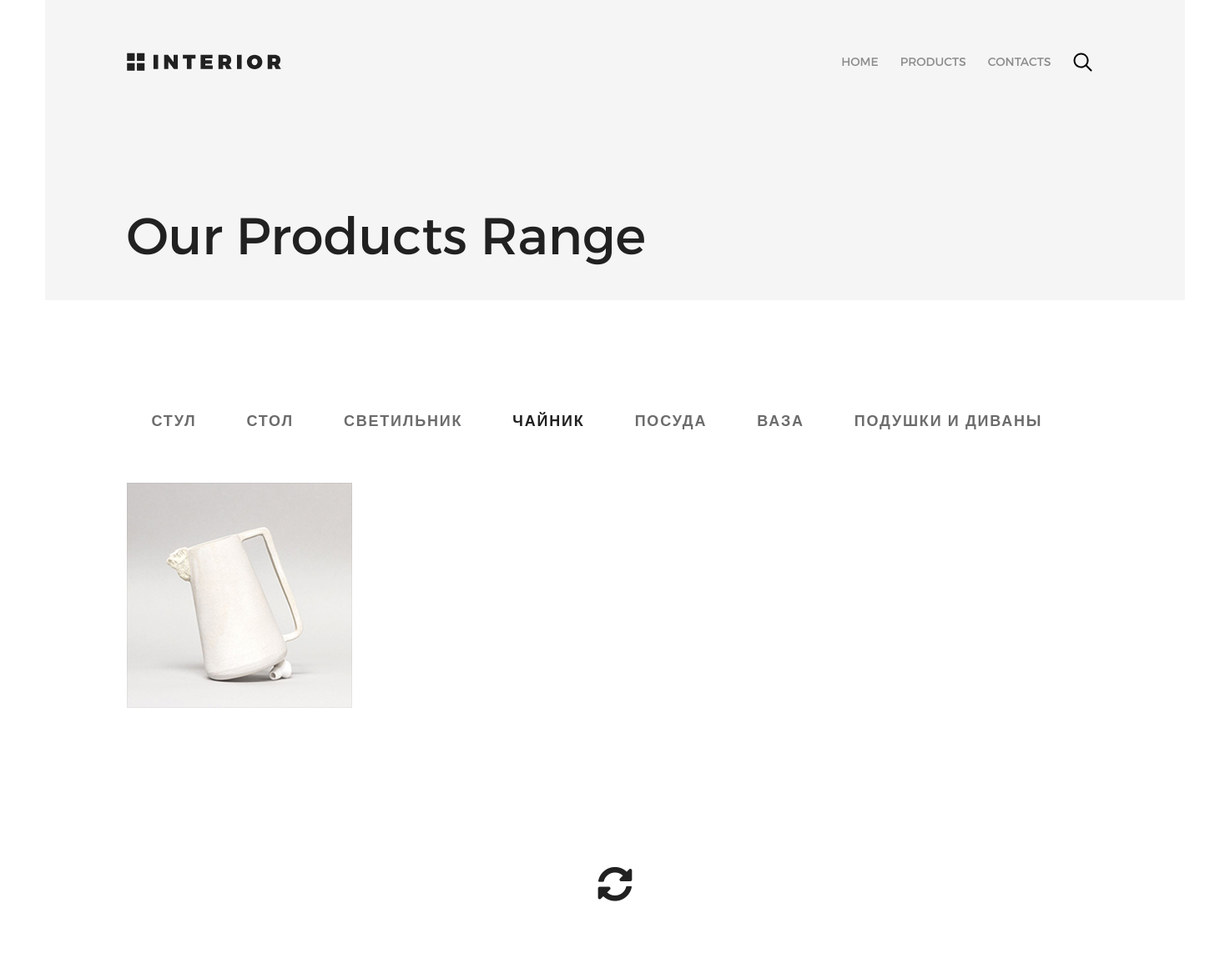
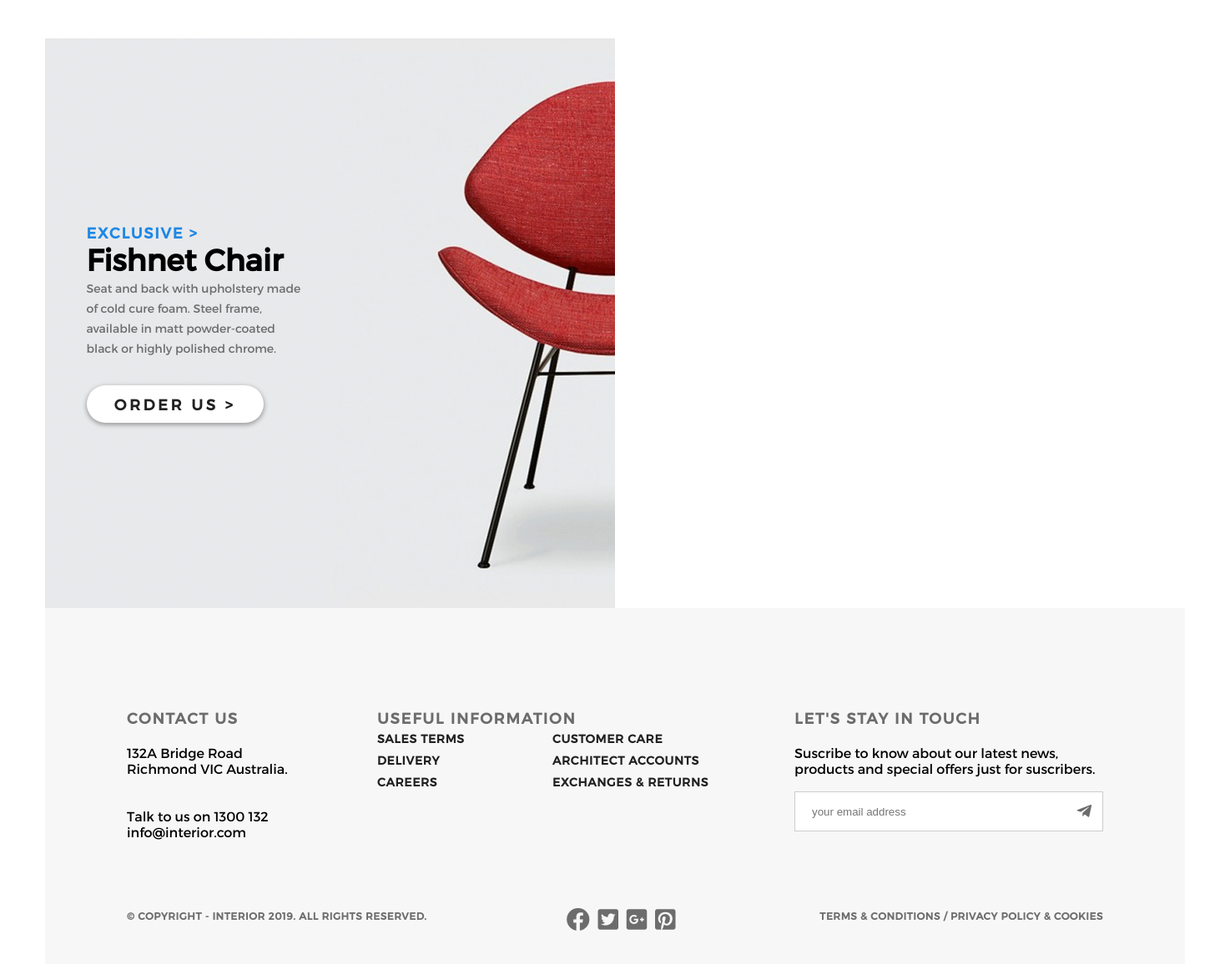
/products/4/, run on the app's committed database (2 pictures, top to bottom).
### mainapp/models.py (models this page shows, shortened)
class CategoryProducts(models.Model):
    name = models.CharField(verbose_name='имя категории', max_length=128, unique=True)
    description = models.TextField(verbose_name='описание', blank=True)

class Product(models.Model):
    category = models.ForeignKey(CategoryProducts, on_delete=models.CASCADE)
    name = models.CharField(verbose_name='имя продукта', max_length=128, unique=True)
    image = models.ImageField(upload_to='products_images', blank=True)
    description = models.TextField(verbose_name='описание товара', blank=True)
    min_des = models.TextField(verbose_name='краткое описание', blank=True)
    price = models.DecimalField(verbose_name='цена', max_digits=8, decimal_places=2, default=0)
    quantity = models.PositiveIntegerField(verbose_name='кол-во', default=0)
    mark = models.CharField(verbose_name='маркер', max_length=128, blank=True)

### mainapp/views.py (the view)
def products(request, pk=None):
    if pk != None:
        pk = int(pk)
        pk_ctg = CategoryProducts.objects.get(pk=pk)
        products_ctg = Product.objects.filter(category=pk_ctg)
    else:
        products_ctg = Product.objects.all()
    context = {
        'title': 'Продукты',
        "list_menu": MENU,
        'product_list_menu': product_type,
        'products_ctg': products_ctg,
    }
    return render(request, 'mainapp/products.html', context=context)

### mainapp/templates/mainapp/products.html
{% extends 'mainapp/base.html' %}
{% load staticfiles %}
{% block content %}
	<div class="shelf shelf1 shelf__max our_products_range">
		<div class="poster padding-site">
			<header class="title">
				{% include 'mainapp/includes/inc_menu.html' %}
			</header>
		</div>
		<div class="poster__content poster__content2">
			<p class="headline__title headline__max">Our Products Range</p>
		</div>
	</div>
	<div class="shelf shelf2 shelf__min">
		<div class="menu__shelf__min">
			{% include 'mainapp/includes/inc_menu_product.html' %}
		</div>
			<div class="products">
				{% for product in products_ctg %}
					<a href="{% url 'mainapp:product' %}" class="product__normal" style="background-image: url(/media/{{product.image}}); background-repeat:no-repeat;"></a>
				{% endfor %}
			</div>
		<p class="fa-sync-alt__p"><a href="#"><i class="fas fa-sync-alt"></i></a></p>
	</div>
	<div class="shelf shelf3 shelf__max2">
		<div class="product__max" style="background-image: url(/static/img/promo-img1.png);">
			<div class="poster__normal__content">
				<p class="mark mark-blue">EXCLUSIVE ></p>
				<p class="headline__normal">Fishnet Chair</p>
				<p class="info">Seat and back with upholstery made of cold cure foam. Steel frame, available in matt powder-coated black or highly polished chrome.</p>
				<a href="{% url 'mainapp:product' %}" class="button">ORDER US > </a>
			</div>
		</div>
	</div>
{% endblock %}

### mainapp/templates/mainapp/includes/inc_menu_product.html
{% load staticfiles %}
{% block menu_product %}
    <ul class="menu">
        {% for menu_li in product_list_menu %}
            <li><a href="{% url 'mainapp:products_url:category' menu_li.pk %}" class="menu__product1
            {% if menu_li.pk == request.resolver_match.kwargs.pk %}
            active__link1
            {% endif %}">
                {{menu_li.name}}
            </a></li>
        {% endfor %}
    </ul>
{% endblock %}

### static/css/style.css (style rules this page uses)
* { margin:0; padding:0 }
html { height:100% }
body { height:100%; font-family:Montserrat, sans-serif }
.shelf { display:flex; flex-wrap:wrap; justify-content:space-between; margin-bottom:120px }
.shelf:nth-last-child(1) { margin-bottom:0 }
.menu__shelf__min { display:flex; justify-content:space-between; align-items:center; height:49px; width:1171px; padding-bottom:50px }
.shelf__max { width:1366px; height:800px; display:flex; flex-direction:column; justify-content:space-between }
.shelf__min { padding:0 98px }
.poster__content { padding-left:98px; margin-top:15%; width:458px }
.poster__normal__content { width:259px; padding-left:50px }
.product__max { display:flex; flex-direction:column; justify-content:center; width:683px; height:683px }
.product__normal { display:block; margin-bottom:30px; width:370px; height:370px }
.headline__normal { text-decoration:none; font-weight:700; height:25px; font-size:36px }
.menu { list-style-type:none; display:flex }
.mark { font-size:18px; font-weight:700; text-transform:uppercase; letter-spacing:1.8px }
.mark-blue { color:#1e88e5 }
.headline__max { color:#212121; font-size:62px; font-weight:100; text-transform:uppercase; letter-spacing:-3.6px }
.info { color:#6c6c6c; font-size:14px; font-weight:300; margin-bottom:32px; margin-top:20px; line-height:24px }
.button { font-size:18px; font-weight:700; text-transform:uppercase; color:#212121; letter-spacing:3.6px; box-shadow:0 2px 5px 1px rgba(33,33,33,.35); border-radius:23px; background-color:#fff; width:212px; height:45px; display:block; text-align:center; line-height:45px; text-decoration:none }
.padding-site { padding-left:98px; padding-right:98px }
.title { width:1170px; display:flex; justify-content:space-between; padding-top:63px }
.products { width:100%; display:flex; justify-content:space-between; flex-wrap:wrap }
.our_products_range { background-color:#f5f5f5; height:360px }
.headline__title { text-transform:none; letter-spacing:0; line-height:72px; font-size:62px; font-weight:250 }
.poster__content2 { text-transform:none; margin-top:128px; margin-bottom:44px; width:100% }
.fa-sync-alt__p { width:100%; text-align:center; margin-top:60px }
.fa-sync-alt { color:#212121; font-size:42px }
.menu__product1 { padding:0 30px; text-decoration:none; color:#6c6c6c; font-size:18px; font-weight:700; text-transform:uppercase; letter-spacing:1.8px; border-bottom:none }
.active__link1 { color:#212121 }

### data on the page
CategoryProducts: name "СТУЛ"
CategoryProducts: name "СТОЛ"
CategoryProducts: name "СВЕТИЛЬНИК"
CategoryProducts: name "ЧАЙНИК"
CategoryProducts: name "ПОСУДА"
CategoryProducts: name "ВАЗА"
CategoryProducts: name "ПОДУШКИ И ДИВАНЫ"
Product: image (picture)

### other printed values
{{ li_menu.name }} "HOME" "PRODUCTS" "CONTACTS"
